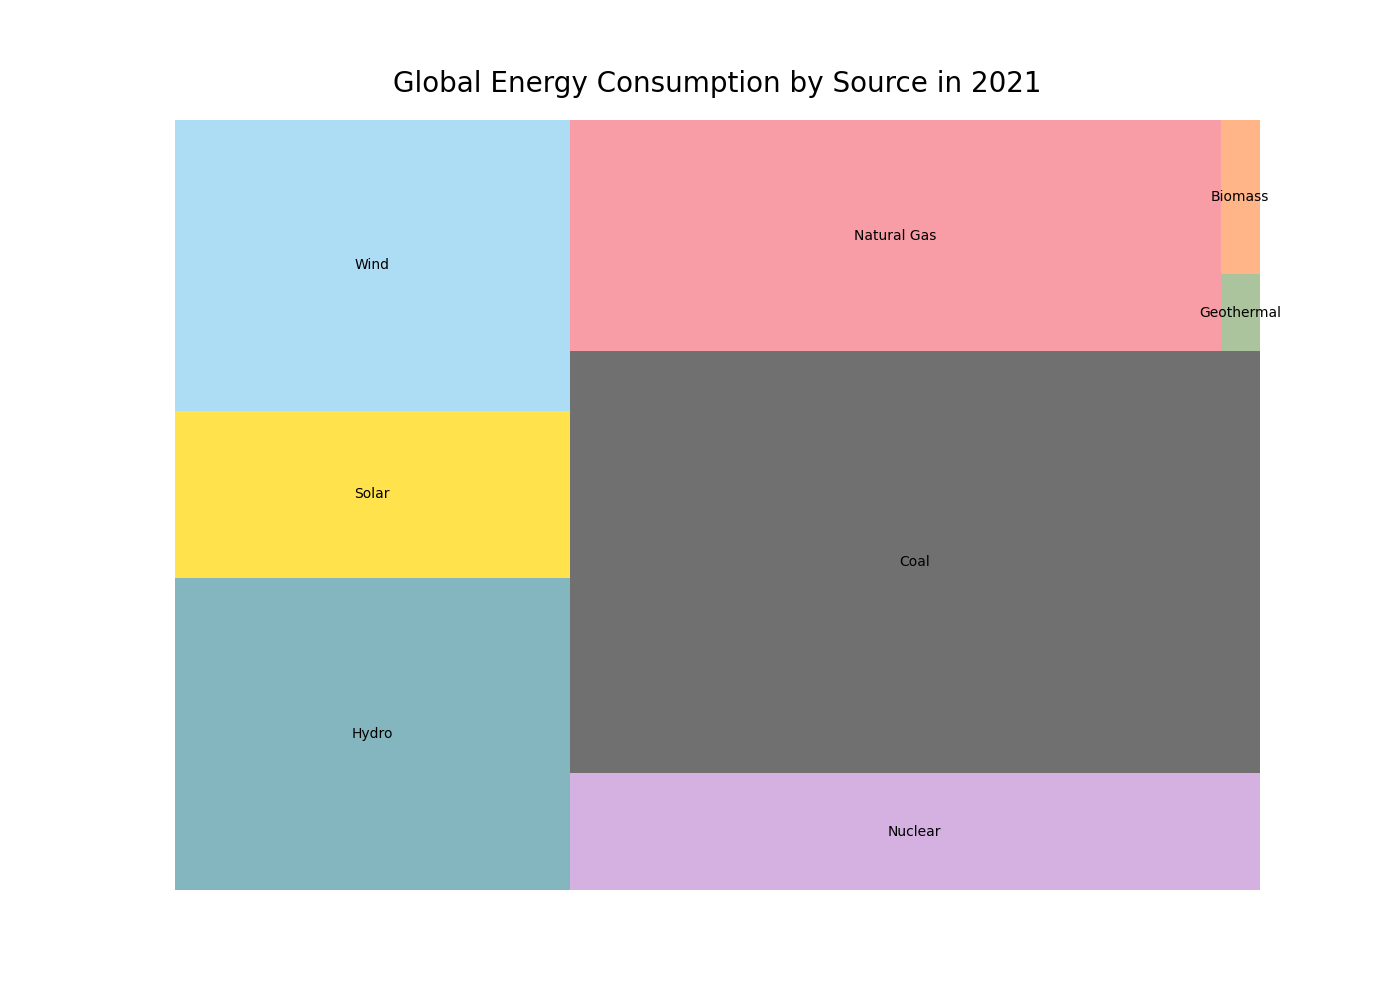

Source code (Python):

import matplotlib.pyplot as plt
import squarify

# Data for global energy consumption by source
energy_sources = ['Hydro', 'Solar', 'Wind', 'Nuclear', 'Coal', 'Natural Gas', 'Geothermal', 'Biomass']
percentages = [16.2, 8.7, 15.1, 10.6, 38.4, 19.8, 0.4, 0.8]

# Custom color scheme
colors = ['#4F97A3', '#FFD700', '#89CFF0', '#C390D4', '#333333', '#F67280', '#88AB75', '#FF9655']

# Treemap
plt.figure(figsize=(14, 10))  # Adjusting the size of the treemap for better clarity
squarify.plot(sizes=percentages, label=energy_sources, color=colors, alpha=0.7)
plt.title('Global Energy Consumption by Source in 2021',fontsize=20, pad=20)
plt.axis('off')  # No axes for a cleaner look

plt.show()
